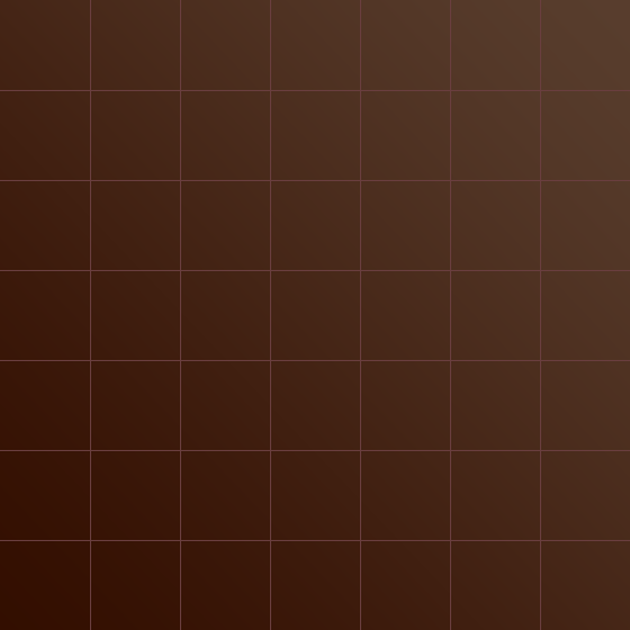

A 2D game scene composited from a Tiled map and its tileset images. What follows is a short description and the map's XML, with each tile layer's data collapsed to a summary:
An orthogonal 7x7 tile map with 90x90 px tiles, 1 tile layer (Tile Layer 1).

<map version="1.0" orientation="orthogonal" width="7" height="7" tilewidth="90" tileheight="90">
 <tileset firstgid="1" name="BiggerTile" tilewidth="90" tileheight="90">
  <image source="BiggerTile.png" trans="ffffff" width="630" height="630" />
 </tileset>
 <layer name="Tile Layer 1" width="7" height="7">
  <data>[49 cells, 49 non-empty, 49 distinct tile ids]</data>
 </layer>
</map>
